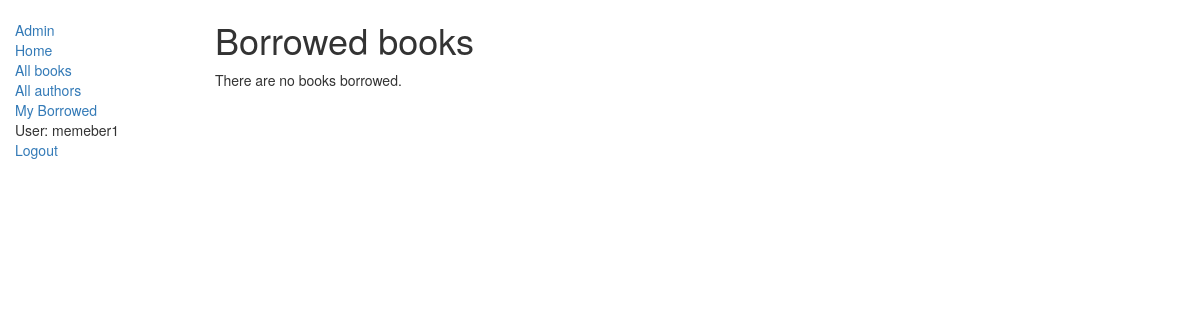
Page /catalog/mybooks/ (signed in) on the earlier database version.
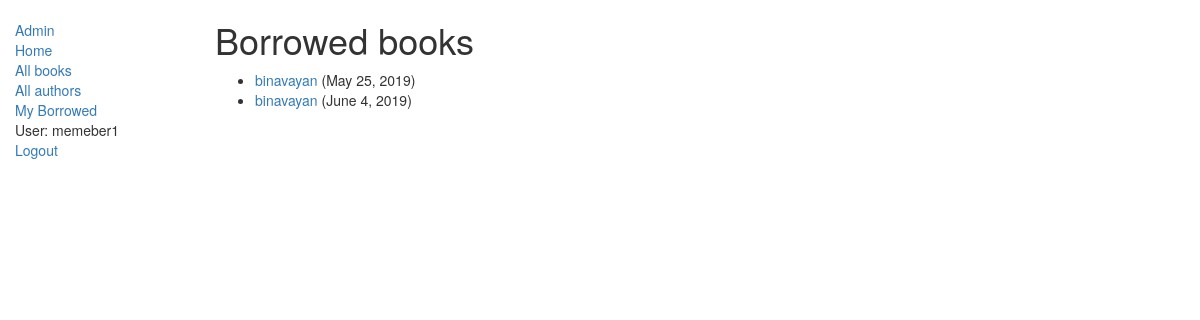
Same page on the later database version.
### catalog/models.py (models this page shows, shortened)
class BookInstance(models.Model):
    id = models.UUIDField(primary_key=True, default=uuid.uuid4, help_text="Unique ID for this particular book across whole library")
    book = models.ForeignKey('Book', on_delete=models.SET_NULL, null=True)
    imprint = models.CharField(max_length=200)
    due_back = models.DateField(null=True, blank=True)
    LOAN_STATUS = (
        ('m', 'Maintenance'),
        ('o', 'On loan'),
        ('a', 'Available'),
        ('r', 'Reserved'),
    )
    status = models.CharField(max_length=1, choices=LOAN_STATUS, blank=True, default='m', help_text='Book availability')
    borrower = models.ForeignKey(User, on_delete=models.SET_NULL, null=True, blank=True)
    class Meta:
        ordering = ["due_back"]
    @property
    def is_overdue(self):
        if self.due_back and date.today() > self.due_back:
            return True
        return False

class Book(models.Model):
    title = models.CharField(max_length=200)
    author = models.ForeignKey('Author', on_delete=models.SET_NULL, null=True)
    summary = models.TextField(max_length=1000, help_text="Enter a brief description of the book")
    isbn = models.CharField('ISBN',max_length=13, help_text='13 Character <a href="https://www.isbn-international.org/content/what-isbn">ISBN number</a>')
    genre = models.ManyToManyField(Genre, help_text="Select a genre for this book")
    def get_absolute_url(self):
        return reverse('catalog:book-detail', args=[str(self.id)])
    def display_genre(self):
        """
        Creates a string for the Genre. This is required to display genre in Admin.
        """
        return ', '.join([ genre.name for genre in self.genre.all()[:3] ])
    display_genre.short_description = 'Genre'

### catalog/views.py (the view)
class LoanedBooksByUserListView(LoginRequiredMixin,generic.ListView):
    model = models.BookInstance
    template_name ='catalog/bookinstance_list_borrowed_user.html'
    paginate_by = 10
    def get_queryset(self):
        return models.BookInstance.objects.filter(borrower=self.request.user).filter(status__exact='o').order_by('due_back')

### templates/catalog/bookinstance_list_borrowed_user.html
{% extends "catalog/base_generic.html" %}
{% block content %}
    <h1>Borrowed books</h1>
    {% if bookinstance_list %}
    <ul>
      {% for bookinst in bookinstance_list %}
      <li class="{% if bookinst.is_overdue %}text-danger{% endif %}">
        <a href="{{ bookinst.book.get_absolute_url }}">{{bookinst.book.title}}</a> ({{ bookinst.due_back }})
      </li>
      {% endfor %}
    </ul>
    {% else %}
      <p>There are no books borrowed.</p>
    {% endif %}
{% endblock %}

Differences in the rows shown:
added BookInstance: book "binavayan", due_back "May 25, 2019"
added BookInstance: book "binavayan", due_back "June 4, 2019"
Other differences:
text no longer shown: "There are no books borrowed."
